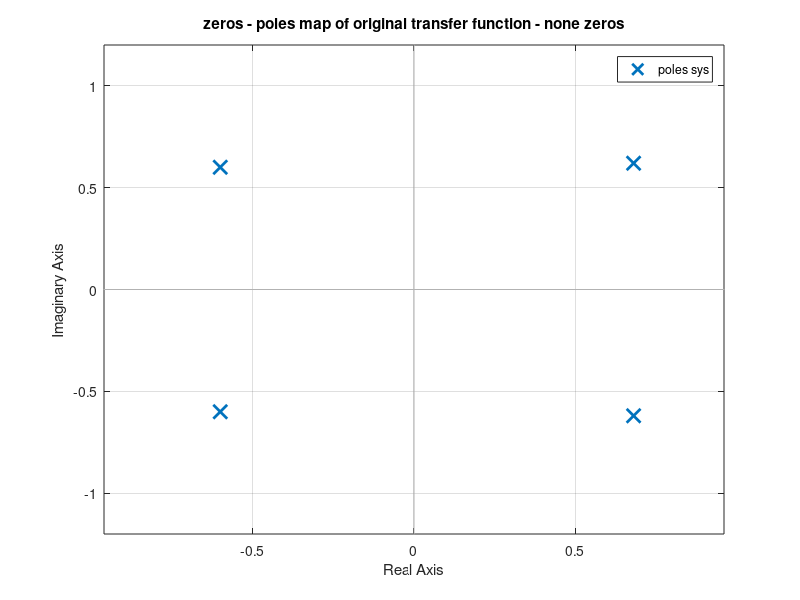
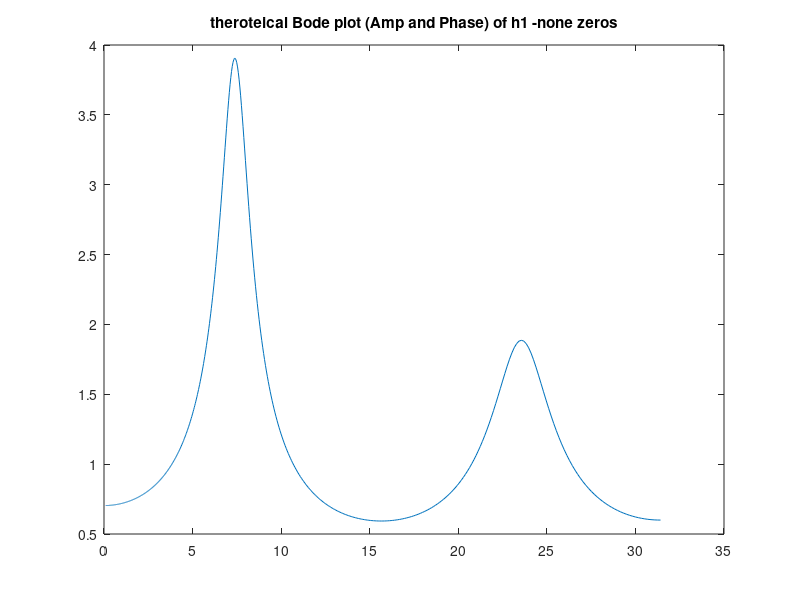
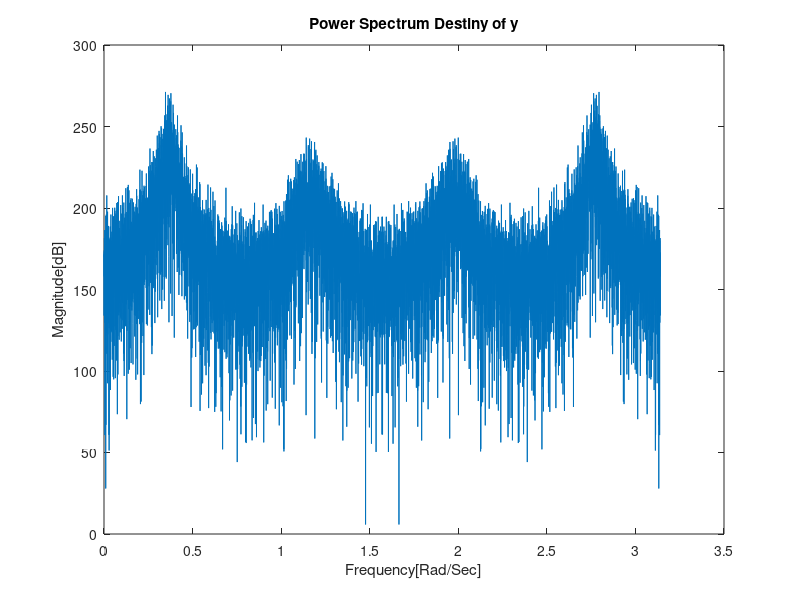

Here is the MATLAB script that generated these plots, in order: (Note: this script raises an error after producing the figures.)
clear all; close all; clc;

%% Section 1
sys = zpk([],[-0.6+0.6i , -0.6-0.6i , 0.68+0.62i , 0.68-0.62i], 1);
figure(1);
pzmap(sys)
title('zeros - poles map of original transfer function - none zeros');
hold on;
[b,a] = zp2tf([],[-0.6+0.6i , -0.6-0.6i , 0.68+0.62i , 0.68-0.62i], 1);

H = tf(b,a, 0.1, 'variable', 'z^-1');
figure(2)
[mag,~,wout] = bode(H);
plot(wout, mag(:));
title('theroteical Bode plot (Amp and Phase) of h1 -none zeros')

noise = randn(1,10000);
y = filter(b,a,noise);
psd = 20*log(abs(fft(y)).^2);
[~, freq] = freqz(b,a,length(psd));
figure(3)
plot((freq),psd);
hold on;
title('Power Spectrum Destiny of y');
xlabel('Frequency[Rad/Sec]');
ylabel('Magnitude[dB]');

%% Section 2

p = 4;
[freq_hat,psd_hat, sys_hat] = psd_ar(p,y, b);
figure(1)
pzmap(sys_hat);
figure(3)
plot(freq_hat,psd_hat);
title('Power Spectrum Destiny of y');
xlabel('Frequency');
ylabel('Magnitude');

% Estimation Quality

est_qual1 = estimation_quality(psd, psd_hat, freq, freq_hat);

%% Section 3

sys1 = zpk(0.9,[-0.6+0.6i , -0.6-0.6i , 0.68+0.62i , 0.68-0.62i], 1);
figure(4)
pzmap(sys1)
title('Zeros- Poles map of transfer with zero at z=0.9');
[b2,a2] = zp2tf(0.9,[-0.6+0.6i , -0.6-0.6i , 0.68+0.62i , 0.68-0.62i], 1);

H2 = tf(b,a, 0.1, 'variable', 'z^-1');

figure(5)
[mag2,~,wout2] = bode(H2);
plot(wout2, mag2(:));
title('theroteical Bode plot (Amp and Phase) of h2 - zero at 0.9');

noise = randn(1,10000);
y2 = filter(b2,a2,noise);

%% Section 4

p = 4;
[freq, psd, sys] = psd_ar(p, y2, b2);
figure(6)
